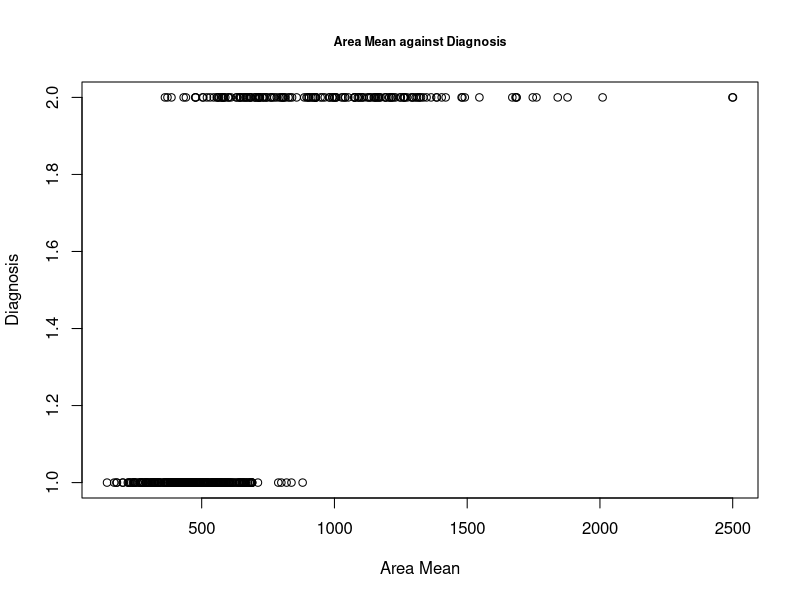
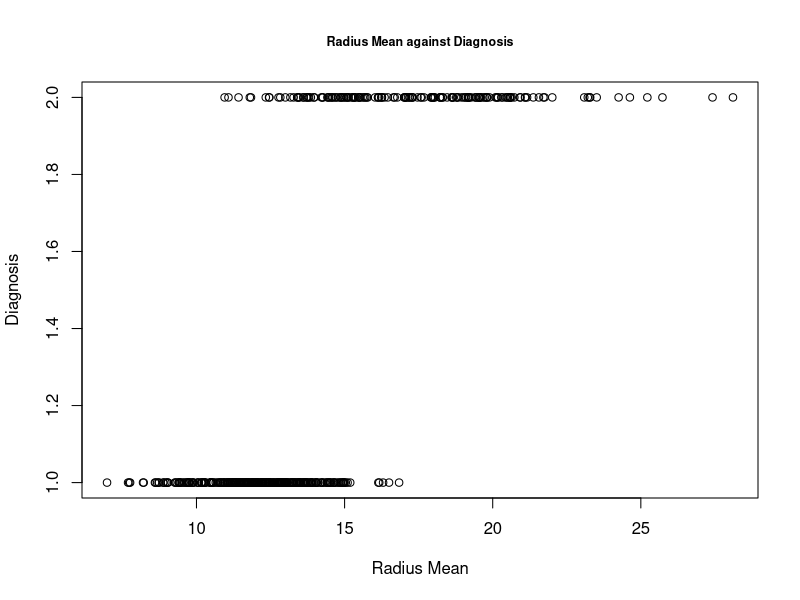
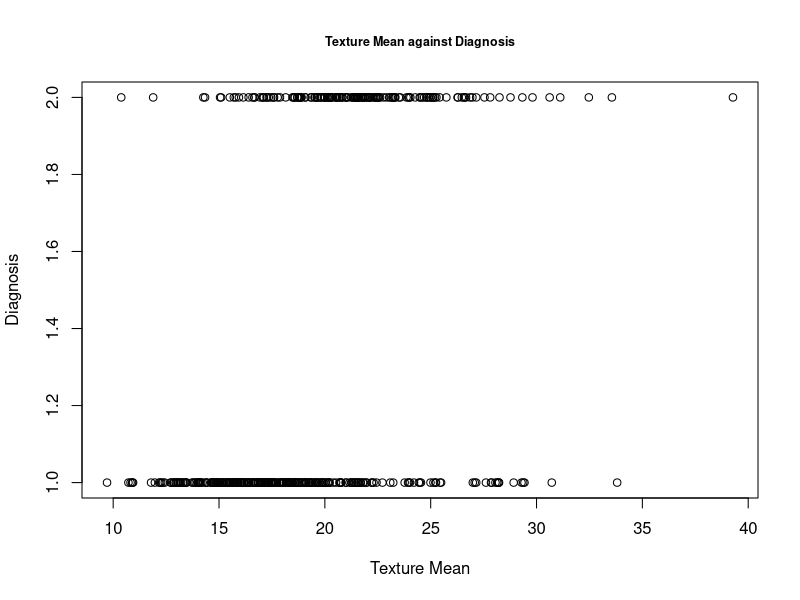
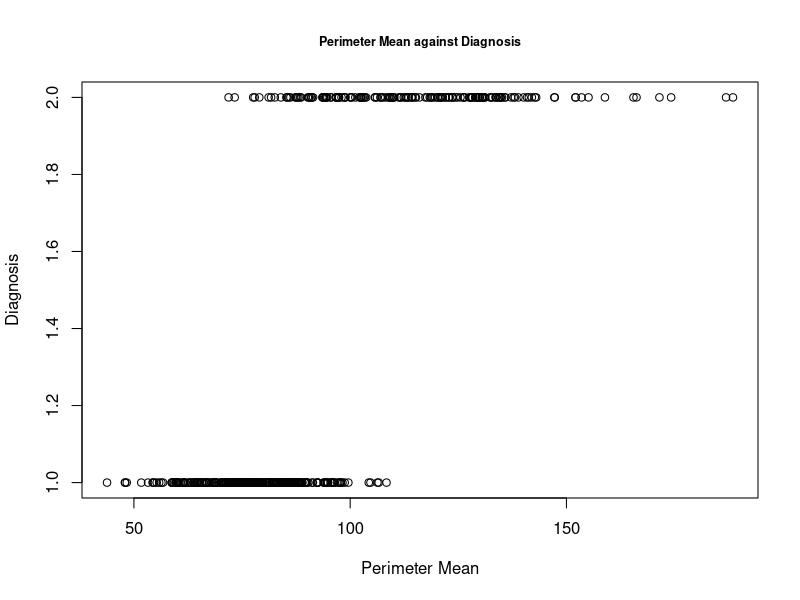
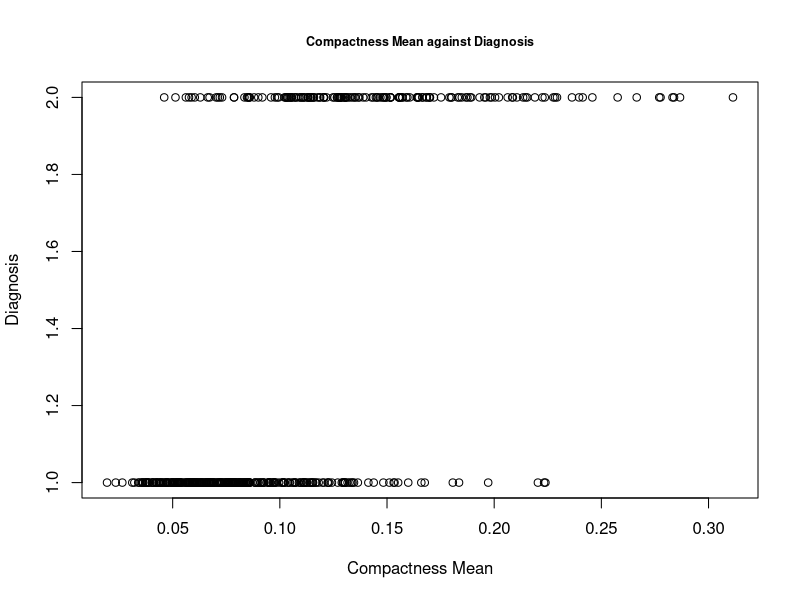
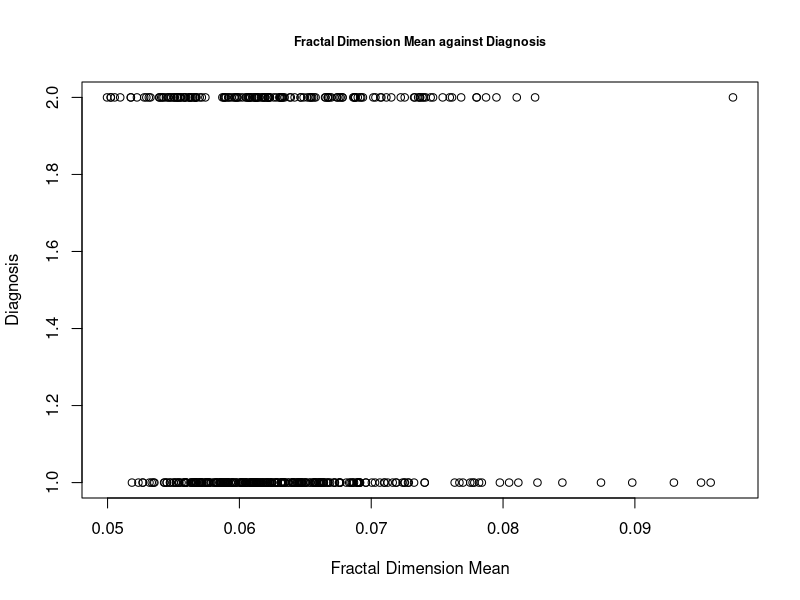
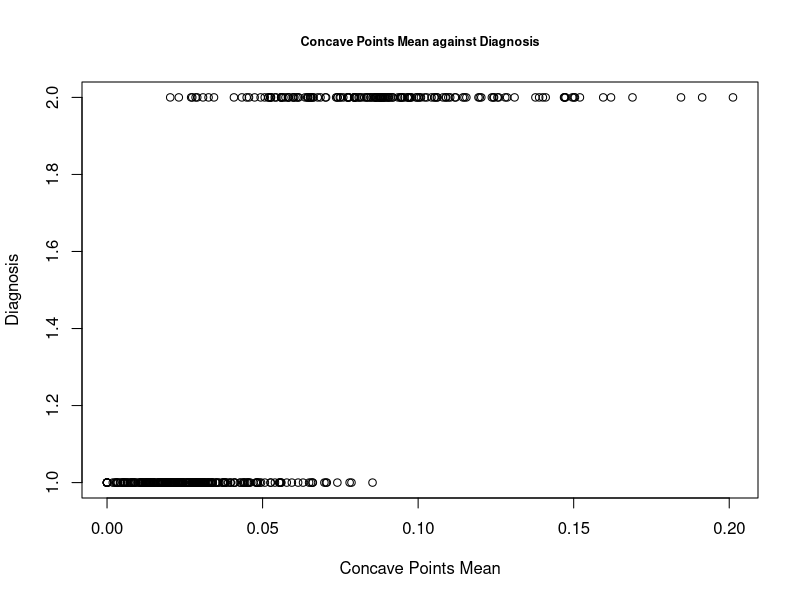
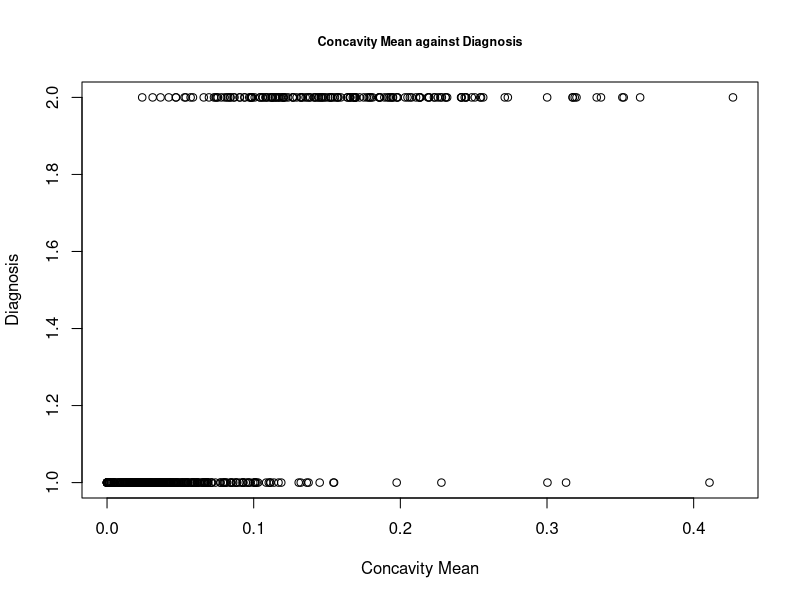

Source code (R) for these figures, in order:
## ---- chunk 1
# Loads all necessary libraries.
library(ggplot2)
library(dplyr)
library(corrplot)
## ---- chunk 2
# Read in the data file and make diagnosis a factor variable.
breastcancer <- read.csv("breastcancer.csv")
breastcancer$diagnosis <-  ifelse(breastcancer$diagnosis == "M", 1, 0)
breastcancer$diagnosis <- as.factor(breastcancer$diagnosis)

# Print the summaries for all variable means
summaries <- as.data.frame(apply(breastcancer[3:12], 2, summary))
round(summaries, digits = 2)
## ---- chunk 3
# First look at the scatter plots of the means.
area_plot = plot(breastcancer$area_mean, breastcancer$diagnosis, xlab="Area Mean", ylab = "Diagnosis", main = "Area Mean against Diagnosis", cex.main = 0.75)

radius_plot = plot(breastcancer$radius_mean, breastcancer$diagnosis, xlab="Radius Mean", ylab = "Diagnosis", main = "Radius Mean against Diagnosis", cex.main = 0.75)

texture_plot = plot(breastcancer$texture_mean, breastcancer$diagnosis, xlab="Texture Mean", ylab = "Diagnosis", main = "Texture Mean against Diagnosis", cex.main = 0.75)

permieter_plot = plot(breastcancer$perimeter_mean, breastcancer$diagnosis, xlab="Perimeter Mean", ylab = "Diagnosis", main = "Perimeter Mean against Diagnosis", cex.main = 0.75)

compact_plot = plot(breastcancer$compactness_mean, breastcancer$diagnosis, xlab="Compactness Mean", ylab = "Diagnosis", main = "Compactness Mean against Diagnosis", cex.main = 0.75)

fractal_plot = plot(breastcancer$fractal_dimension_mean, breastcancer$diagnosis, xlab="Fractal Dimension Mean", ylab = "Diagnosis", main = "Fractal Dimension Mean against Diagnosis", cex.main = 0.75)

concave_point_plot = plot(breastcancer$concave.points_mean, breastcancer$diagnosis, xlab="Concave Points Mean", ylab = "Diagnosis", main = "Concave Points Mean against Diagnosis", cex.main = 0.75)

concavity_plot = plot(breastcancer$concavity_mean, breastcancer$diagnosis, xlab="Concavity Mean", ylab = "Diagnosis", main = "Concavity Mean against Diagnosis", cex.main = 0.75)

symmetry_plot = plot(breastcancer$symmetry_mean, breastcancer$diagnosis, xlab="Symmetry Mean", ylab = "Diagnosis", main = "Symmetry Mean against Diagnosis", cex.main = 0.75)

smooth_plot = plot(breastcancer$smoothness_mean, breastcancer$diagnosis, xlab="Smoothness Mean", ylab = "Diagnosis", main = "Smoothness Mean against Diagnosis", cex.main = 0.75)
## ---- chunk 4
# Display the side-by-side boxplot for malignant and benign cancer samples.
breastcancer %>% ggplot(aes(log(area_mean), diagnosis)) + 
  geom_boxplot() + 
  xlab("Log Area Mean") +
  ylab("Diagnosis") +
  ggtitle("Log Area Mean by Diagnosis") +
  theme(plot.title = element_text(size = 10))

breastcancer %>% ggplot(aes(log(radius_mean), diagnosis)) +
  geom_boxplot() + 
  xlab("Log Radius Mean") +
  ylab("Diagnosis") +
  ggtitle("Log Radius Mean by Diagnosis") +
  theme(plot.title = element_text(size = 10))

breastcancer %>% ggplot(aes(log(texture_mean), diagnosis)) +
  geom_boxplot() + 
  xlab("Log Texture Mean") +
  ylab("Diagnosis") +
  ggtitle("Log Texture Mean by Diagnosis") +
  theme(plot.title = element_text(size = 10))

breastcancer %>% ggplot(aes(log(perimeter_mean), diagnosis)) + 
  geom_boxplot() + 
  xlab("Log Perimeter Mean") +
  ylab("Diagnosis") +
  ggtitle("Log Perimeter Mean by Diagnosis") +
  theme(plot.title = element_text(size = 10))

breastcancer %>% ggplot(aes(log(compactness_mean), diagnosis)) + 
  geom_boxplot() + 
  xlab("Log Compactness Mean") +
  ylab("Diagnosis") +
  ggtitle("Log Compactness Mean by Diagnosis") +
  theme(plot.title = element_text(size = 10))

breastcancer %>% ggplot(aes(1/(fractal_dimension_mean), diagnosis)) + 
  geom_boxplot() + 
  xlab("Reciprical of Fractal Dimension Mean") +
  ylab("Diagnosis") +
  ggtitle("Reciprical Fractal Dimension Mean by Diagnosis") +
  theme(plot.title = element_text(size = 7))

breastcancer %>% ggplot(aes(sqrt(concave.points_mean), diagnosis)) + 
  geom_boxplot() + 
  xlab("Square Root Concavity Points Mean") +
  ylab("Diagnosis") +
  ggtitle("Square Root Concave Points Mean by Diagnosis") +
  theme(plot.title = element_text(size = 7))

breastcancer %>% ggplot(aes((concavity_mean)^(1/3), diagnosis)) +
  geom_boxplot() + 
  xlab("Cube Root Concavity Mean") +
  ylab("Diagnosis") +
  ggtitle("Cube Root Concavity Mean by Diagnosis") +
  theme(plot.title = element_text(size = 10))

breastcancer %>% ggplot(aes(log(symmetry_mean), diagnosis)) + 
  geom_boxplot() + 
  xlab("Log Symmetry Mean") +
  ylab("Diagnosis") +
  ggtitle("Log Symmetry Mean by Diagnosis") +
  theme(plot.title = element_text(size = 10))

breastcancer %>% ggplot(aes(smoothness_mean, diagnosis)) + 
  geom_boxplot() + 
  xlab("Smoothness Mean") +
  ylab("Diagnosis") +
  ggtitle("Smoothness Mean by Diagnosis") +
  theme(plot.title = element_text(size = 10))
## ---- chunk 5
# Create correlations for the predictor variables.
breastcancer_corr <- cor(breastcancer[3:12], use = "complete.obs")

# Create a correlation plot for the predictor variables.
corrplot(breastcancer_corr, type = "upper", tl.cex = 0.5)
## ---- chunk 6
#Partitioning the data into training and validation sets
library(caret)
set.seed(12)
train.index = createDataPartition(breastcancer$diagnosis, p = 0.75,
                                  list = FALSE,
                                  times = 1)
train.df = breastcancer[train.index,]
valid.df = breastcancer[-train.index,]
